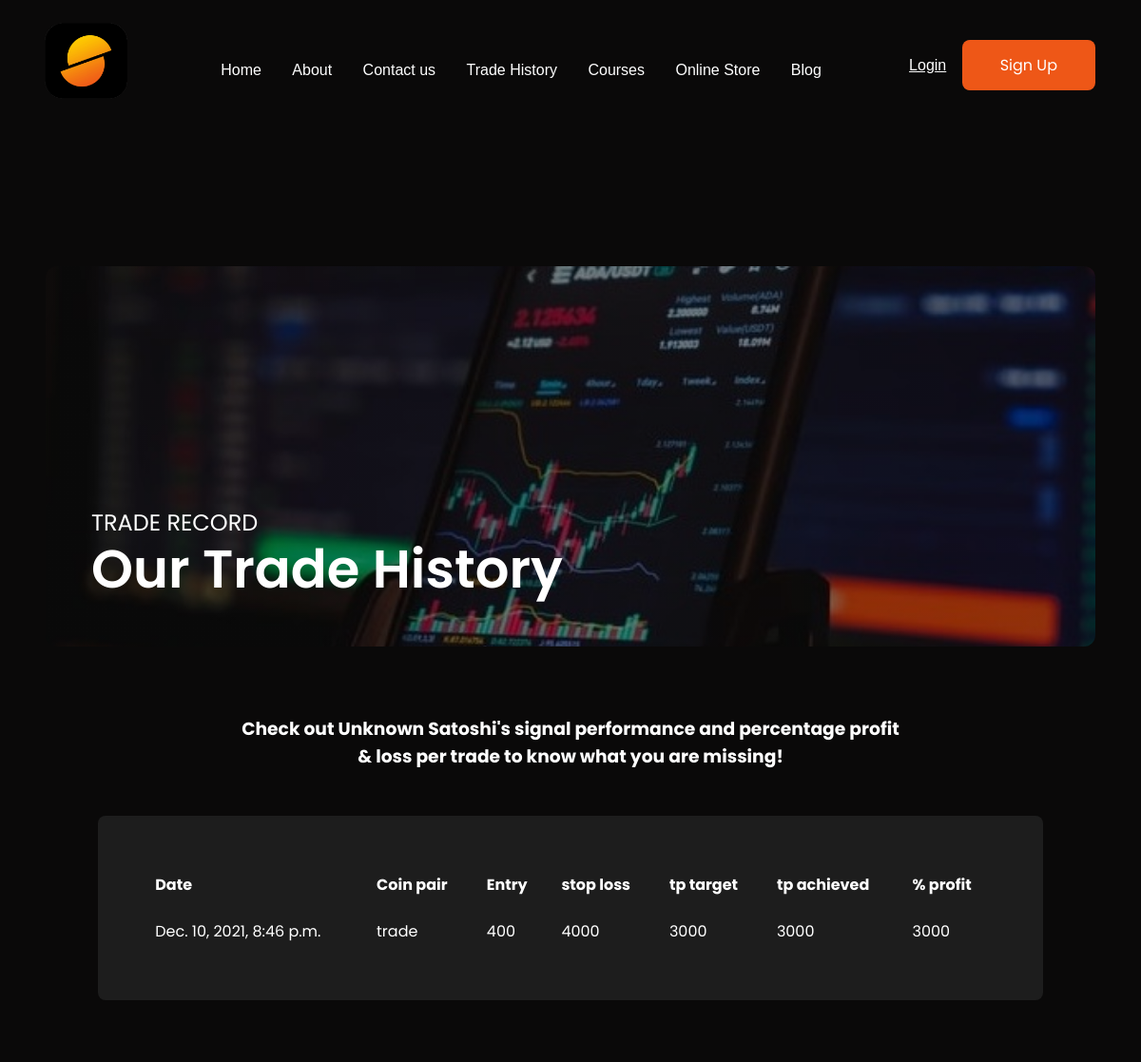
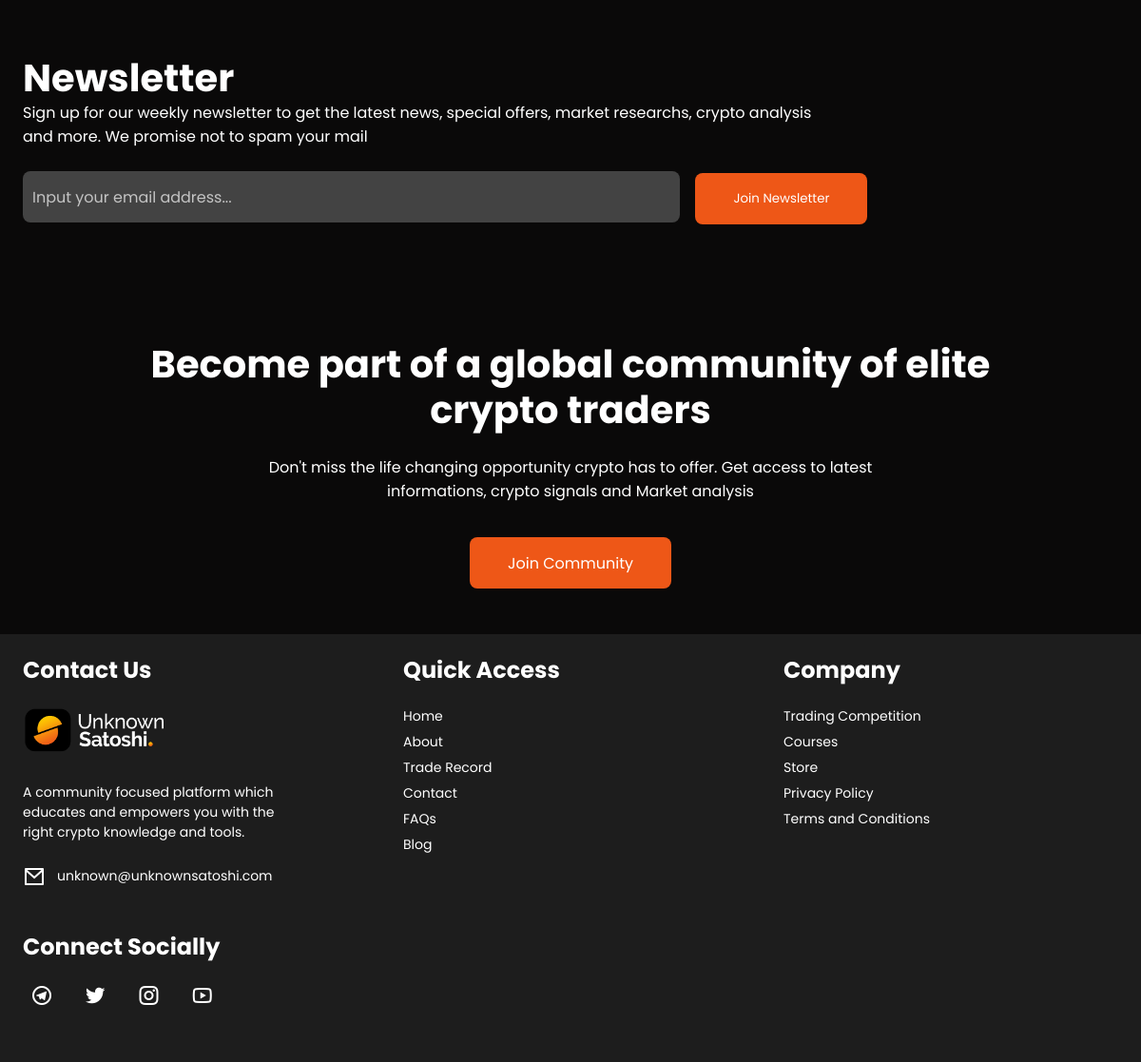
The page /trade-history/ on the database its author committed (2 pictures, top to bottom).
### cms/models.py (models this page shows, shortened)
class Cms(models.Model):
    id = models.UUIDField(default=uuid.uuid4, unique=True, primary_key=True, editable=False)
    title = models.CharField(max_length=200)
    entry = models.TextField(null=True, blank=True)
    stoploss = models.TextField(null=True, blank=True)
    tp_target = models.IntegerField(default=0, null=True, blank=True)
    tp_achieved = models.IntegerField(default=0, null=True, blank=True)
    profit = models.IntegerField(default=0, null=True, blank=True)
    created = models.DateTimeField(auto_now_add=True)
    class Meta:
        ordering = ('created',)

### cms/views.py (the view)
# urls.py: path('trade-history/', views.trade_history, name='trade-history'),
def trade_history(request):
    template_name = 'cms/trade.html'
    cmss = Cms.objects.all()
    context = {'cmss':cmss}
    return render(request, template_name, context)

### cms/templates/cms/trade.html
{% extends 'base2.html' %}
{% load static %}
{% block content %}
<body class="about-page">
	<div class="page-wrapper" style="margin-top: -420px;">
			     <section class="banner-section trade-banner">
                <div class="header-group">
                    <h4>TRADE RECORD</h4>
                    <h1>Our Trade History</h1>
                </div>
            </section>
            <h3 class="history-heading">Check out Unknown Satoshi's signal performance and percentage profit & loss per trade to know what you are missing!</h3>
            <section class="trade-table">
              <table>
                <thead>
                  <tr>
                    <th scope="col">Date</th>
                    <th scope="col">Coin pair</th>
                    <th scope="col">Entry</th>
                    <th scope="col">stop loss</th>
                    <th scope="col">tp target</th>
                    <th scope="col">tp achieved</th>
                    <th scope="col">% profit</th>
                  </tr>
                </thead>
                <tbody>
                  {% for cms in cmss %}
                  <tr>
                    <td data-label="Date">{{ cms.created }}</td>
                    <td data-label="Coin pair">{{ cms.title }}</td>
                    <td data-label="Entry">{{ cms.entry }}</td>
                    <td data-label="stop loss">{{ cms.stoploss }}</td>
                    <td data-label="tp target">{{ cms.tp_target }}</td>
                    <td data-label="tp achieved">{{ cms.tp_achieved }}</td>
                    <td data-label="% profit">{{ cms.profit }}</td>
                  </tr>
                  {% endfor %}
                </tbody>
              </table>
            </section>
	</div>
{% endblock content %}

### static/css/style.css (style rules this page uses)
html { scroll-behavior: smooth; }
* { margin: 0; padding: 0; -webkit-box-sizing: border-box; box-sizing: border-box; }
body { font-family: "Poppins", sans-serif; background-color: #0A0909; color: #fff; max-width: 1440px; margin: auto; }
.page-wrapper { padding: 0 24px; }
h1 { font-size: clamp(2.5em, 3.5em, 4em); }
h4 { font-size: clamp(20px, 3vw, 24px); }
h2, h4, h5 { line-height: 1.2; }
.banner-section { width: 100%; border-radius: 12px; background: -webkit-gradient(linear, left top, left bottom, from(rgba(0, 0, 0, 0.3))), url("../images/bg-img.jpg"), no-repeat, center; background: linear-gradient(rgba(0, 0, 0, 0.3)), url("../images/bg-img.jpg"), no-repeat, center; height: 400px; background-size: cover; display: -webkit-box; display: -ms-flexbox; display: flex; -webkit-box-orient: vertical; -webkit-box-direction: normal; -ms-flex-direction: column; flex-direction: column; -webkit-box-align: baseline; -ms-flex-align: baseline; align-items: baseline; -webkit-box-pack: end; -ms-flex-pack: end; justify-content: flex-end; margin-top: 60px; }
.banner-section .header-group { margin: 48px; }
.banner-section h1 { font-size: 56px; font-weight: 600; }
.banner-section h4 { font-weight: normal; }
.trade-banner { background: -webkit-gradient(linear, left top, left bottom, from(rgba(0, 0, 0, 0.3))), url("../images/bg-img4.jpg"), no-repeat, center; background: linear-gradient(rgba(0, 0, 0, 0.3)), url("../images/bg-img4.jpg"), no-repeat, center; background-size: cover; width: 100%; }
.trade-banner h1 { line-height: 1.2; }
.history-heading { text-align: center; max-width: 700px; margin: 72px auto 0 auto; }
.trade-table { width: 90%; background-color: #1D1D1D; margin: auto; margin-top: 48px; border-radius: 8px; padding: 48px; }
.trade-table table { border-collapse: collapse; width: 100%; }
.trade-table table thead { font-weight: 500; }
.trade-table table td, .trade-table table th { text-align: left; padding: 12px; }
.trade-table table th { background-color: #1D1D1D; }

### rows shown on the page
Cms: created "Dec. 10, 2021, 8:46 p.m.", title "trade", entry "400", stoploss "4000", tp_target "3000", tp_achieved "3000", profit "3000"
